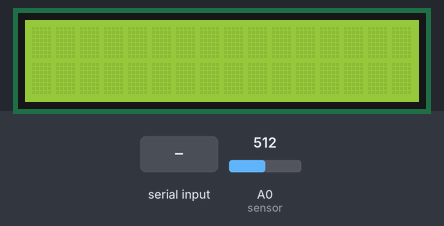
A sketch run on a simulated Arduino Uno, built with avr-gcc and run on an emulated ATmega328P. Parts: 16×2 character LCD. The test bench sets the inputs (shaded band); at power-on: A0 (sensor) = 512. What the sketch prints to the serial monitor is not drawn.

Above: at 1.2 s.
1.3 s: "A" received over Serial
At 2.5 s:
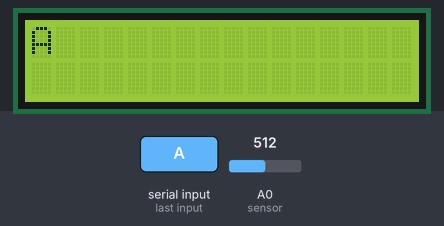
2.8 s: "R" received over Serial
At 3.9 s:
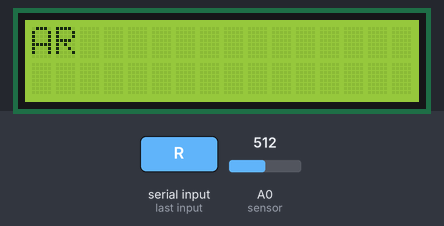
4.3 s: "A" received over Serial
At 5.0 s:
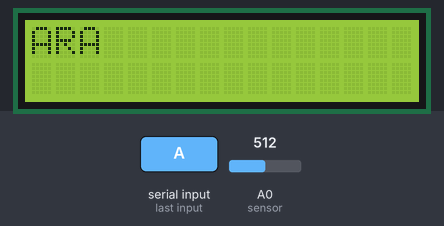
5.8 s: "R" received over Serial
At 6.1 s:
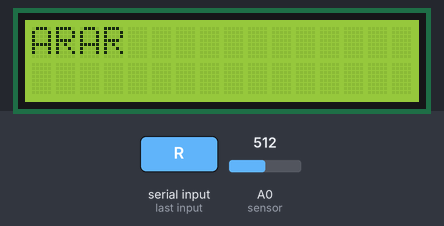
Timing chart, 0 to 8.3 s (numbered marks = the images above; inputs shaded):
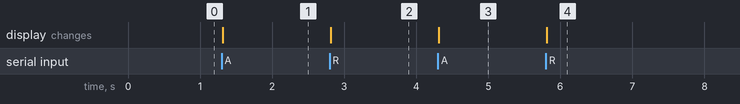

Measured:
- after the input at 1.3 s, the display: changes at once (image 1)
- after the input at 2.8 s, the display: changes at once (image 2)
- after the input at 4.3 s, the display: changes at once (image 3)
- after the input at 5.8 s, the display: changes at once (image 4)

The sketch:

SWCC_HW.ino
```cpp
#include <Wire.h>
#include <LiquidCrystal_I2C.h>

unsigned int sensor = A0, button = 8, state = 0;
LiquidCrystal_I2C lcd(0x27, 16, 2);
void setup() {
    lcd.init();
    Serial.begin(9600);
    lcd.setBacklight(HIGH);
    Serial.setTimeout(50);
    lcd.clear();
    lcd.setCursor(0, 0);
    while (!Serial) {};

}

void loop()
{
    if (Serial.available())
    {
        delay(10);
        char read = 0;
        read = Serial.read();
        switch (read) //verify the command type
        {
        case 'A':
            Serial.print('O');
            break;
        case 'R':
            Serial.print(analogRead(sensor));
            break;
        default:
            Serial.print("U");
            break;
        }
        lcd.write(read);
    }
    while (Serial.available())Serial.read();
    //printdata();
}

void printdata() {
    lcd.clear();
    lcd.setCursor(0, 0);
    lcd.print("TESTE !!");
    lcd.setCursor(0, 1);
    lcd.print("Aasfert");
    delay(1000);
}
```
